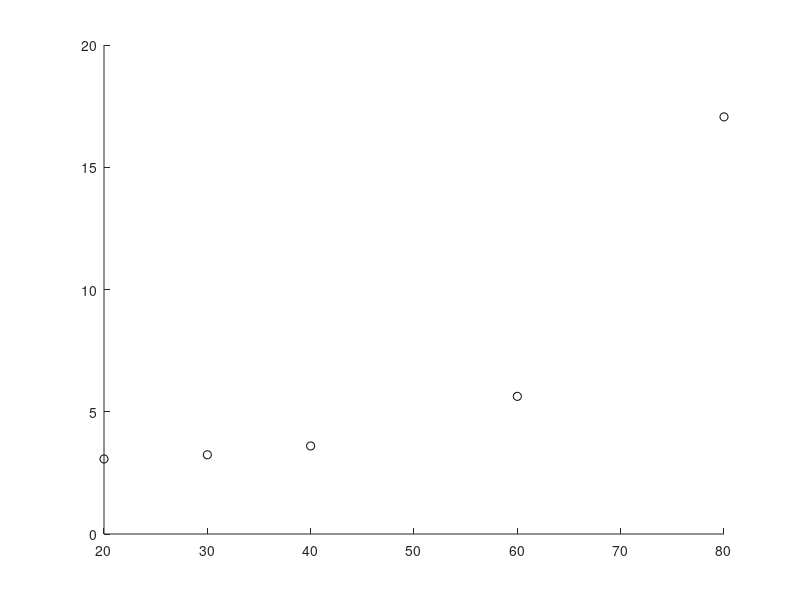

MATLAB code for this plot: (Note: this script raises an error after producing the figure.)
%K_FIT_COMPARISON  Compare curve-fitting methods for Kim et al. (2006) K(E) data.
%   Plots cubic spline, exponential regression, and polynomial regressions of
%   degrees 3, 4, and 5 against Kim's Table II measured points, plus their
%   own published cubic fit (eq. 28) for reference. Helps pick a defensible
%   K(E) model for the link budget.
%
%   Note on polynomial degrees vs. data points: Kim Table II has 5 points.
%     - Degree 3 (4 coeffs): least-squares fit
%     - Degree 4 (5 coeffs): exact interpolation (passes through all points)
%     - Degree 5 (6 coeffs): underdetermined; MATLAB warns and picks one solution

clear;
addpath(fullfile(fileparts(mfilename('fullpath')), '..'));

% Kim et al. (2006) Table II measured K values
E_data = [20, 30, 40, 60, 80];
K_data = [3.07, 3.24, 3.60, 5.63, 17.06];

% Evaluation grid, extending beyond the data range to expose extrapolation behaviour
E_fine = 0:0.5:90;

%% Method 1: Cubic spline (interpolating, not regression)
K_spline = interp1(E_data, K_data, E_fine, 'spline', 'extrap');

%% Method 2: Exponential regression  K = a * exp(b * E)
% Linearize via log(K) = log(a) + b*E, then linear fit
p_exp = polyfit(E_data, log(K_data), 1);   % [b, log(a)]
exp_a = exp(p_exp(2));
exp_b = p_exp(1);
K_exp = exp_a * exp(exp_b * E_fine);

%% Method 3-5: Polynomial regression, degrees 3, 4, 5
warn_state = warning('off', 'MATLAB:polyfit:PolyNotUnique');
p3 = polyfit(E_data, K_data, 3);
p4 = polyfit(E_data, K_data, 4);
p5 = polyfit(E_data, K_data, 5);
warning(warn_state);

K_p3 = polyval(p3, E_fine);
K_p4 = polyval(p4, E_fine);
K_p5 = polyval(p5, E_fine);

% Kim's own published cubic fit (eq. 28), for reference
K_kim_eq28 = 0.0002*E_fine.^3 - 0.0157*E_fine.^2 + 0.5430*E_fine - 2.7618;

%% Plot
figure;
hold on;
plot(E_data, K_data, 'ko',  MarkerSize=10, LineWidth=2,   DisplayName='Kim Table II data');
plot(E_fine, K_spline,    '-',  Color=[0 0.45 0.74], LineWidth=1.5, DisplayName='Cubic spline');
plot(E_fine, K_exp,       '-',  Color=[0.47 0.67 0.19], LineWidth=1.5, DisplayName='Exponential a\cdotexp(b\cdotE)');
plot(E_fine, K_p3,        '--', Color=[0.93 0.69 0.13], LineWidth=1.5, DisplayName='Polynomial deg 3 (least squares)');
plot(E_fine, K_p4,        '--', Color=[0.85 0.33 0.10], LineWidth=1.5, DisplayName='Polynomial deg 4 (exact interp.)');
plot(E_fine, K_p5,        '--', Color=[0.49 0.18 0.56], LineWidth=1.5, DisplayName='Polynomial deg 5 (underdetermined)');
plot(E_fine, K_kim_eq28,  ':',  Color=[0.3 0.3 0.3],    LineWidth=1.5, DisplayName='Kim eq. (28) cubic fit');
yline(0, Color=[0.7 0.7 0.7], HandleVisibility='off');
hold off;

xlabel('Elevation angle E [deg]');
ylabel('Rician K-factor');
title('K(E) fitting methods on Kim et al. (2006) Table II data');
legend(Location='northwest');
grid on;
xlim([0 90]);
ylim([-5 50]);

%% Print fit parameters and evaluations at key elevations
fprintf('\n=== Fit parameters ===\n');
fprintf('Exponential:  K = %.4f * exp(%.4f * E)\n', exp_a, exp_b);
fprintf('Poly deg 3 :  '); fprintf('%+ .4g  ', p3); fprintf('\n');
fprintf('Poly deg 4 :  '); fprintf('%+ .4g  ', p4); fprintf('\n');
fprintf('Poly deg 5 :  '); fprintf('%+ .4g  ', p5); fprintf('\n');

fprintf('\n=== K evaluated at key elevations ===\n');
E_eval = [1 5 10 20 30 40 50 60 70 80 85 90];
fprintf('%6s | %8s | %8s | %8s | %8s | %8s\n', ...
    'E(deg)', 'Spline', 'Exp', 'Poly 3', 'Poly 4', 'Poly 5');
fprintf('%s\n', repmat('-', 1, 62));
for E = E_eval
    fprintf('%6d | %8.3f | %8.3f | %8.3f | %8.3f | %8.3f\n', ...
        E, ...
        interp1(E_data, K_data, E, 'spline', 'extrap'), ...
        exp_a * exp(exp_b * E), ...
        polyval(p3, E), ...
        polyval(p4, E), ...
        polyval(p5, E));
end

%% Residuals at the data points (where they should be zero or near-zero)
fprintf('\n=== Residuals at data points (fit - measured) ===\n');
fprintf('%6s | %8s | %8s | %8s | %8s | %8s\n', ...
    'E(deg)', 'Spline', 'Exp', 'Poly 3', 'Poly 4', 'Poly 5');
fprintf('%s\n', repmat('-', 1, 62));
for k = 1:length(E_data)
    E = E_data(k);
    K_true = K_data(k);
    fprintf('%6d | %+8.3f | %+8.3f | %+8.3f | %+8.3f | %+8.3f\n', ...
        E, ...
        interp1(E_data, K_data, E, 'spline', 'extrap') - K_true, ...
        exp_a * exp(exp_b * E) - K_true, ...
        polyval(p3, E) - K_true, ...
        polyval(p4, E) - K_true, ...
        polyval(p5, E) - K_true);
end
